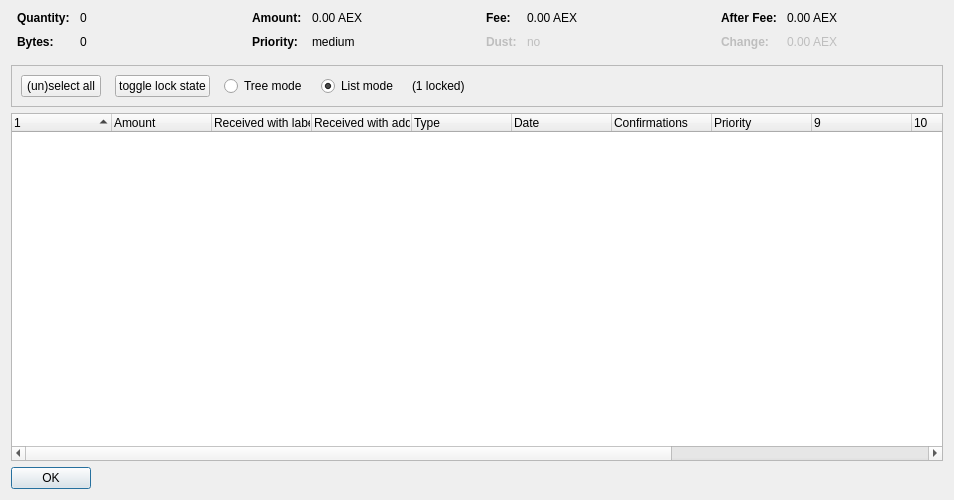
<?xml version="1.0" encoding="UTF-8"?>
<ui version="4.0">
 <class>CoinControlDialog</class>
 <widget class="QDialog" name="CoinControlDialog">
  <property name="geometry">
   <rect>
    <x>0</x>
    <y>0</y>
    <width>954</width>
    <height>500</height>
   </rect>
  </property>
  <property name="windowTitle">
   <string>Coin Selection</string>
  </property>
  <layout class="QVBoxLayout" name="verticalLayout">
   <item>
    <layout class="QHBoxLayout" name="horizontalLayoutTop" stretch="0,0,0,0">
     <property name="topMargin">
      <number>0</number>
     </property>
     <property name="bottomMargin">
      <number>10</number>
     </property>
     <item>
      <layout class="QFormLayout" name="formLayoutCoinControl1">
       <property name="horizontalSpacing">
        <number>10</number>
       </property>
       <property name="verticalSpacing">
        <number>10</number>
       </property>
       <property name="leftMargin">
        <number>6</number>
       </property>
       <property name="rightMargin">
        <number>6</number>
       </property>
       <item row="0" column="0">
        <widget class="QLabel" name="labelCoinControlQuantityText">
         <property name="font">
          <font>
           <weight>75</weight>
           <bold>true</bold>
          </font>
         </property>
         <property name="text">
          <string>Quantity:</string>
         </property>
        </widget>
       </item>
       <item row="0" column="1">
        <widget class="QLabel" name="labelCoinControlQuantity">
         <property name="cursor">
          <cursorShape>IBeamCursor</cursorShape>
         </property>
         <property name="contextMenuPolicy">
          <enum>Qt::ActionsContextMenu</enum>
         </property>
         <property name="text">
          <string notr="true">0</string>
         </property>
         <property name="textInteractionFlags">
          <set>Qt::LinksAccessibleByMouse|Qt::TextSelectableByKeyboard|Qt::TextSelectableByMouse</set>
         </property>
        </widget>
       </item>
       <item row="1" column="0">
        <widget class="QLabel" name="labelCoinControlBytesText">
         <property name="font">
          <font>
           <weight>75</weight>
           <bold>true</bold>
          </font>
         </property>
         <property name="text">
          <string>Bytes:</string>
         </property>
        </widget>
       </item>
       <item row="1" column="1">
        <widget class="QLabel" name="labelCoinControlBytes">
         <property name="cursor">
          <cursorShape>IBeamCursor</cursorShape>
         </property>
         <property name="contextMenuPolicy">
          <enum>Qt::ActionsContextMenu</enum>
         </property>
         <property name="text">
          <string notr="true">0</string>
         </property>
         <property name="textInteractionFlags">
          <set>Qt::LinksAccessibleByMouse|Qt::TextSelectableByKeyboard|Qt::TextSelectableByMouse</set>
         </property>
        </widget>
       </item>
      </layout>
     </item>
     <item>
      <layout class="QFormLayout" name="formLayoutCoinControl2">
       <property name="horizontalSpacing">
        <number>10</number>
       </property>
       <property name="verticalSpacing">
        <number>10</number>
       </property>
       <property name="leftMargin">
        <number>6</number>
       </property>
       <property name="rightMargin">
        <number>6</number>
       </property>
       <item row="0" column="0">
        <widget class="QLabel" name="labelCoinControlAmountText">
         <property name="font">
          <font>
           <weight>75</weight>
           <bold>true</bold>
          </font>
         </property>
         <property name="text">
          <string>Amount:</string>
         </property>
        </widget>
       </item>
       <item row="0" column="1">
        <widget class="QLabel" name="labelCoinControlAmount">
         <property name="cursor">
          <cursorShape>IBeamCursor</cursorShape>
         </property>
         <property name="contextMenuPolicy">
          <enum>Qt::ActionsContextMenu</enum>
         </property>
         <property name="text">
          <string notr="true">0.00 AEX</string>
         </property>
         <property name="textInteractionFlags">
          <set>Qt::LinksAccessibleByMouse|Qt::TextSelectableByKeyboard|Qt::TextSelectableByMouse</set>
         </property>
        </widget>
       </item>
       <item row="1" column="0">
        <widget class="QLabel" name="labelCoinControlPriorityText">
         <property name="font">
          <font>
           <weight>75</weight>
           <bold>true</bold>
          </font>
         </property>
         <property name="text">
          <string>Priority:</string>
         </property>
        </widget>
       </item>
       <item row="1" column="1">
        <widget class="QLabel" name="labelCoinControlPriority">
         <property name="cursor">
          <cursorShape>IBeamCursor</cursorShape>
         </property>
         <property name="contextMenuPolicy">
          <enum>Qt::ActionsContextMenu</enum>
         </property>
         <property name="text">
          <string>medium</string>
         </property>
         <property name="textInteractionFlags">
          <set>Qt::LinksAccessibleByMouse|Qt::TextSelectableByKeyboard|Qt::TextSelectableByMouse</set>
         </property>
        </widget>
       </item>
      </layout>
     </item>
     <item>
      <layout class="QFormLayout" name="formLayoutCoinControl3">
       <property name="horizontalSpacing">
        <number>10</number>
       </property>
       <property name="verticalSpacing">
        <number>10</number>
       </property>
       <property name="leftMargin">
        <number>6</number>
       </property>
       <property name="rightMargin">
        <number>6</number>
       </property>
       <item row="0" column="0">
        <widget class="QLabel" name="labelCoinControlFeeText">
         <property name="font">
          <font>
           <weight>75</weight>
           <bold>true</bold>
          </font>
         </property>
         <property name="text">
          <string>Fee:</string>
         </property>
        </widget>
       </item>
       <item row="0" column="1">
        <widget class="QLabel" name="labelCoinControlFee">
         <property name="cursor">
          <cursorShape>IBeamCursor</cursorShape>
         </property>
         <property name="contextMenuPolicy">
          <enum>Qt::ActionsContextMenu</enum>
         </property>
         <property name="text">
          <string notr="true">0.00 AEX</string>
         </property>
         <property name="textInteractionFlags">
          <set>Qt::LinksAccessibleByMouse|Qt::TextSelectableByKeyboard|Qt::TextSelectableByMouse</set>
         </property>
        </widget>
       </item>
       <item row="1" column="0">
        <widget class="QLabel" name="labelCoinControlLowOutputText">
         <property name="enabled">
          <bool>false</bool>
         </property>
         <property name="font">
          <font>
           <weight>75</weight>
           <bold>true</bold>
          </font>
         </property>
         <property name="text">
          <string>Dust:</string>
         </property>
        </widget>
       </item>
       <item row="1" column="1">
        <widget class="QLabel" name="labelCoinControlLowOutput">
         <property name="enabled">
          <bool>false</bool>
         </property>
         <property name="cursor">
          <cursorShape>IBeamCursor</cursorShape>
         </property>
         <property name="contextMenuPolicy">
          <enum>Qt::ActionsContextMenu</enum>
         </property>
         <property name="text">
          <string>no</string>
         </property>
         <property name="textInteractionFlags">
          <set>Qt::LinksAccessibleByMouse|Qt::TextSelectableByKeyboard|Qt::TextSelectableByMouse</set>
         </property>
        </widget>
       </item>
      </layout>
     </item>
     <item>
      <layout class="QFormLayout" name="formLayoutCoinControl4">
       <property name="horizontalSpacing">
        <number>10</number>
       </property>
       <property name="verticalSpacing">
        <number>10</number>
       </property>
       <property name="leftMargin">
        <number>6</number>
       </property>
       <property name="rightMargin">
        <number>6</number>
       </property>
       <item row="0" column="0">
        <widget class="QLabel" name="labelCoinControlAfterFeeText">
         <property name="font">
          <font>
           <weight>75</weight>
           <bold>true</bold>
          </font>
         </property>
         <property name="text">
          <string>After Fee:</string>
         </property>
        </widget>
       </item>
       <item row="0" column="1">
        <widget class="QLabel" name="labelCoinControlAfterFee">
         <property name="cursor">
          <cursorShape>IBeamCursor</cursorShape>
         </property>
         <property name="contextMenuPolicy">
          <enum>Qt::ActionsContextMenu</enum>
         </property>
         <property name="text">
          <string notr="true">0.00 AEX</string>
         </property>
         <property name="textInteractionFlags">
          <set>Qt::LinksAccessibleByMouse|Qt::TextSelectableByKeyboard|Qt::TextSelectableByMouse</set>
         </property>
        </widget>
       </item>
       <item row="1" column="0">
        <widget class="QLabel" name="labelCoinControlChangeText">
         <property name="enabled">
          <bool>false</bool>
         </property>
         <property name="font">
          <font>
           <weight>75</weight>
           <bold>true</bold>
          </font>
         </property>
         <property name="text">
          <string>Change:</string>
         </property>
        </widget>
       </item>
       <item row="1" column="1">
        <widget class="QLabel" name="labelCoinControlChange">
         <property name="enabled">
          <bool>false</bool>
         </property>
         <property name="cursor">
          <cursorShape>IBeamCursor</cursorShape>
         </property>
         <property name="contextMenuPolicy">
          <enum>Qt::ActionsContextMenu</enum>
         </property>
         <property name="text">
          <string notr="true">0.00 AEX</string>
         </property>
         <property name="textInteractionFlags">
          <set>Qt::LinksAccessibleByMouse|Qt::TextSelectableByKeyboard|Qt::TextSelectableByMouse</set>
         </property>
        </widget>
       </item>
      </layout>
     </item>
    </layout>
   </item>
   <item>
    <widget class="QFrame" name="frame">
     <property name="minimumSize">
      <size>
       <width>0</width>
       <height>40</height>
      </size>
     </property>
     <property name="frameShape">
      <enum>QFrame::StyledPanel</enum>
     </property>
     <property name="frameShadow">
      <enum>QFrame::Sunken</enum>
     </property>
     <layout class="QHBoxLayout" name="horizontalLayout">
      <item>
       <layout class="QHBoxLayout" name="horizontalLayoutPanel" stretch="0,0,0,0,0,0">
        <property name="spacing">
         <number>14</number>
        </property>
        <item>
         <widget class="QPushButton" name="pushButtonSelectAll">
          <property name="sizePolicy">
           <sizepolicy hsizetype="Maximum" vsizetype="Fixed">
            <horstretch>0</horstretch>
            <verstretch>0</verstretch>
           </sizepolicy>
          </property>
          <property name="text">
           <string>(un)select all</string>
          </property>
          <property name="autoDefault">
           <bool>false</bool>
          </property>
         </widget>
        </item>
        <item>
         <widget class="QPushButton" name="pushButtonToggleLock">
          <property name="sizePolicy">
           <sizepolicy hsizetype="Maximum" vsizetype="Fixed">
            <horstretch>0</horstretch>
            <verstretch>0</verstretch>
           </sizepolicy>
          </property>
          <property name="text">
           <string>toggle lock state</string>
          </property>
          <property name="autoDefault">
           <bool>false</bool>
          </property>
         </widget>
        </item>
        <item>
         <widget class="QRadioButton" name="radioTreeMode">
          <property name="sizePolicy">
           <sizepolicy hsizetype="Maximum" vsizetype="Fixed">
            <horstretch>0</horstretch>
            <verstretch>0</verstretch>
           </sizepolicy>
          </property>
          <property name="text">
           <string>Tree mode</string>
          </property>
         </widget>
        </item>
        <item>
         <widget class="QRadioButton" name="radioListMode">
          <property name="sizePolicy">
           <sizepolicy hsizetype="Maximum" vsizetype="Fixed">
            <horstretch>0</horstretch>
            <verstretch>0</verstretch>
           </sizepolicy>
          </property>
          <property name="text">
           <string>List mode</string>
          </property>
          <property name="checked">
           <bool>true</bool>
          </property>
         </widget>
        </item>
        <item>
         <widget class="QLabel" name="labelLocked">
          <property name="text">
           <string>(1 locked)</string>
          </property>
         </widget>
        </item>
        <item>
         <spacer name="horizontalSpacer">
          <property name="orientation">
           <enum>Qt::Horizontal</enum>
          </property>
          <property name="sizeHint" stdset="0">
           <size>
            <width>40</width>
            <height>20</height>
           </size>
          </property>
         </spacer>
        </item>
       </layout>
      </item>
     </layout>
    </widget>
   </item>
   <item>
    <widget class="CoinControlTreeWidget" name="treeWidget">
     <property name="contextMenuPolicy">
      <enum>Qt::CustomContextMenu</enum>
     </property>
     <property name="sortingEnabled">
      <bool>false</bool>
     </property>
     <property name="columnCount">
      <number>13</number>
     </property>
     <attribute name="headerShowSortIndicator" stdset="0">
      <bool>true</bool>
     </attribute>
     <attribute name="headerStretchLastSection">
      <bool>false</bool>
     </attribute>
     <column>
      <property name="text">
       <string/>
      </property>
     </column>
     <column>
      <property name="text">
       <string>Amount</string>
      </property>
     </column>
     <column>
      <property name="text">
       <string>Received with label</string>
      </property>
     </column>
     <column>
      <property name="text">
       <string>Received with address</string>
      </property>
     </column>
     <column>
      <property name="text">
	<string>Type</string>
      </property>
     </column>
     <column>
      <property name="text">	 
       <string>Date</string>
      </property>
     </column>
     <column>
      <property name="text">
       <string>Confirmations</string>
      </property>
      <property name="toolTip">
       <string>Confirmed</string>
      </property>
     </column>
     <column>
      <property name="text">
       <string>Priority</string>
      </property>
     </column>
     <column>
      <property name="text">
       <string/>
      </property>
     </column>
     <column>
      <property name="text">
       <string/>
      </property>
     </column>
     <column>
      <property name="text">
       <string/>
      </property>
     </column>
     <column>
      <property name="text">
       <string/>
      </property>
     </column>
     <column>
      <property name="text">
       <string/>
      </property>
     </column>
    </widget>
   </item>
   <item>
    <widget class="QDialogButtonBox" name="buttonBox">
     <property name="sizePolicy">
      <sizepolicy hsizetype="Maximum" vsizetype="Fixed">
       <horstretch>0</horstretch>
       <verstretch>0</verstretch>
      </sizepolicy>
     </property>
     <property name="orientation">
      <enum>Qt::Horizontal</enum>
     </property>
     <property name="standardButtons">
      <set>QDialogButtonBox::Ok</set>
     </property>
    </widget>
   </item>
  </layout>
 </widget>
 <customwidgets>
  <customwidget>
   <class>CoinControlTreeWidget</class>
   <extends>QTreeWidget</extends>
   <header>coincontroltreewidget.h</header>
  </customwidget>
 </customwidgets>
 <resources/>
 <connections/>
</ui>
